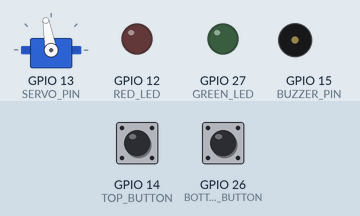
Recording of a sketch running on a simulated ESP32. On the bench: servo, output pins drawn as LEDs (lit = HIGH), buzzer (waves = sounding, pin HIGH). Inputs (shaded band) come from the test bench; at power-on: GPIO 14 (TOP_BUTTON) HIGH, GPIO 26 (BOTTOM_BUTTON) HIGH. WiFi joins after 1.5 s; servers stay silent unless stated; uploads are accepted with an empty reply; what the sketch prints to the serial monitor is not drawn.

Above: at 3.4 s.
3.5 s: GPIO 14 (TOP_BUTTON) pulled LOW for 0.15 s
At 3.63 s:
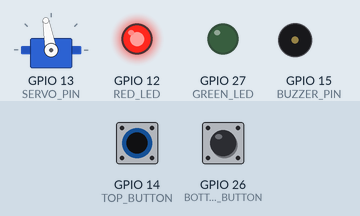
6.5 s: GPIO 26 (BOTTOM_BUTTON) pulled LOW for 1 s
9.5 s: GPIO 26 (BOTTOM_BUTTON) pulled LOW for 3.2 s
At 16.2 s:
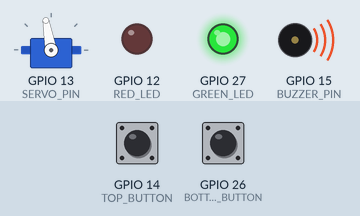
17.2 s: GPIO 14 (TOP_BUTTON) pulled LOW for 1 s
At 18.23 s:
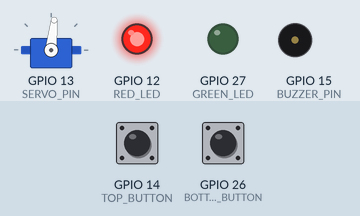
Timing chart, 0 to 21.2 s (numbered marks = the images above; inputs shaded):
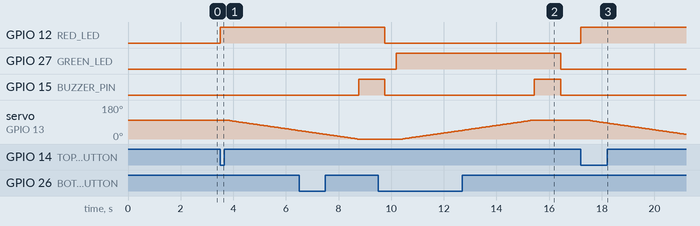

Measured:
- after the input at 3.5 s, GPIO 12 (RED_LED): LOW → HIGH at once; servo on GPIO 13 (SERVO_PIN): moves from 100° to 45° over 2.7 s, starting after 0.26 s
- after the input at 9.5 s, GPIO 27 (GREEN_LED): LOW → HIGH after 0.69 s, → LOW 6.3 s later; servo on GPIO 13 (SERVO_PIN): moves from 0° to 100° over 5.0 s, starting after 0.94 s
- after the input at 17.2 s, GPIO 12 (RED_LED): LOW → HIGH at once; servo on GPIO 13 (SERVO_PIN): moves from 100° to 25° over 3.7 s, starting after 0.26 s

The sketch:

ssdc_project_arduino_code.ino
```cpp
#include <WiFi.h>
#include <HTTPClient.h>
#include <ESP32Servo.h>

// ==================================================
// WI-FI & LOCAL DASHBOARD SERVER CONFIGURATION
// ==================================================
const char* ssid = "CIT-CAMPUS";         // Wi-Fi Name (SSID)
const char* password = "CIT@1956";       // Wi-Fi Password

// Direct Local HTTP API Endpoint on laptop (Updated to Active IP: 192.168.181.98)
const char* local_server_api = "http://192.168.181.98:3000/api/telemetry";

// ==================================================
// HARDWARE & SERVO DEFINITIONS
// ==================================================
Servo liftServo;

const int RED_LED = 12;         // UP Floor LED (GPIO 12)
const int TOP_BUTTON = 14;      // UP Push Button (GPIO 14)

const int GREEN_LED = 27;       // DOWN Floor LED (GPIO 27)
const int BOTTOM_BUTTON = 26;   // DOWN Push Button (GPIO 26)

const int SERVO_PIN = 13;       // Servo Signal (GPIO 13)
const int BUZZER_PIN = 15;      // Buzzer Signal (GPIO 15)

const int GROUND_ANGLE = 100;   // Floor 0 position (100 degrees)
const int TOP_ANGLE = 0;        // Floor 1 position (0 degrees)

const int SERVO_DELAY = 50;     // Speed delay per degree
const int BUZZER_TIME = 1000;   // Buzzer beep time (1 second)

int currentAngle = GROUND_ANGLE;
unsigned long lastHeartbeat = 0;

// Forward Declaration
void sendTelemetry(String status, String operation, float torque);

// ==================================================
// NON-BLOCKING TELEMETRY SENDER
// ==================================================
void sendTelemetry(String status, String operation, float torque) {
  if (WiFi.status() == WL_CONNECTED) {
    HTTPClient http;
    http.setTimeout(250); // 250ms timeout - zero lag
    http.begin(local_server_api);
    http.addHeader("Content-Type", "application/json");

    String jsonPayload = "{\"status\":\"" + status + "\",\"operation\":\"" + operation + "\",\"torque\":" + String(torque, 2) + "}";
    int httpResponseCode = http.POST(jsonPayload);

    if (httpResponseCode > 0) {
      Serial.println("📡 Telemetry Sent: " + jsonPayload);
    } else {
      Serial.println("⚠️ HTTP Telemetry Error: " + String(httpResponseCode));
    }
    http.end();
  }
}

// ==================================================
// SETUP
// ==================================================
void setup() {
  Serial.begin(115200);
  delay(500);

  Serial.println("\n=================================================");
  Serial.println("🚀 BOOTING CIT LIFT HARDWARE SYSTEM...");
  Serial.println("=================================================");

  // Output Pins
  pinMode(RED_LED, OUTPUT);
  pinMode(GREEN_LED, OUTPUT);
  pinMode(BUZZER_PIN, OUTPUT);

  digitalWrite(RED_LED, LOW);
  digitalWrite(GREEN_LED, LOW);
  digitalWrite(BUZZER_PIN, LOW);

  // Input Pins (Pullup)
  pinMode(TOP_BUTTON, INPUT_PULLUP);
  pinMode(BOTTOM_BUTTON, INPUT_PULLUP);

  // Servo Setup
  liftServo.setPeriodHertz(50);
  liftServo.attach(SERVO_PIN, 500, 2400);
  liftServo.write(GROUND_ANGLE);
  currentAngle = GROUND_ANGLE;

  Serial.println("✅ Servo Initialized at GROUND ANGLE (100°)");

  // Wi-Fi Connection
  Serial.print("📡 Connecting to Wi-Fi: ");
  Serial.println(ssid);
  WiFi.begin(ssid, password);

  int wifiWait = 0;
  while (WiFi.status() != WL_CONNECTED && wifiWait < 12) {
    delay(250);
    Serial.print(".");
    wifiWait++;
  }

  if (WiFi.status() == WL_CONNECTED) {
    Serial.println("\n✅ Wi-Fi Connected!");
    Serial.print("📍 ESP32 IP: ");
    Serial.println(WiFi.localIP());
    sendTelemetry("ON", "LIFT IDLE AT FLOOR 0", 0.00);
  } else {
    Serial.println("\n⚠️ Wi-Fi Connecting in background...");
  }
}

// ==================================================
// MAIN LOOP
// ==================================================
void loop() {

  // Read Push Button States
  int topBtnState = digitalRead(TOP_BUTTON);
  int bottomBtnState = digitalRead(BOTTOM_BUTTON);

  // Status monitor every 3 seconds
  unsigned long now = millis();
  if (now - lastHeartbeat > 3000) {
    lastHeartbeat = now;
    if (WiFi.status() == WL_CONNECTED) {
      sendTelemetry("ON", currentAngle == TOP_ANGLE ? "LIFT AT FLOOR 1" : "LIFT IDLE AT FLOOR 0", 0.00);
    }
  }

  // ==================================================
  // 1. UP MOVEMENT (GROUND -> TOP FLOOR)
  // ==================================================
  if (topBtnState == LOW && currentAngle > TOP_ANGLE) {
    Serial.println("\n🔘 TOP BUTTON PRESSED -> MOVING UP!");

    // Turn ON RED LED while moving UP
    digitalWrite(RED_LED, HIGH);
    digitalWrite(GREEN_LED, LOW);

    // Send Telemetry: UP Movement Started
    sendTelemetry("ON", "UP FROM FLOOR '0'", 50.85);

    // Smooth Servo Movement (100° -> 0°)
    for (int angle = currentAngle; angle >= TOP_ANGLE; angle--) {
      liftServo.write(angle);
      delay(SERVO_DELAY);
    }
    currentAngle = TOP_ANGLE;

    // Arrival Buzzer (1 Second)
    digitalWrite(BUZZER_PIN, HIGH);
    delay(BUZZER_TIME);
    digitalWrite(BUZZER_PIN, LOW);

    // Turn OFF LEDs on arrival
    digitalWrite(RED_LED, LOW);
    digitalWrite(GREEN_LED, LOW);

    // Send Telemetry: Arrived at Floor 1
    sendTelemetry("ON", "REACHED FLOOR '1'", 0.00);
    Serial.println("✅ Arrived at FLOOR 1!");
  }

  // ==================================================
  // 2. DOWN MOVEMENT (TOP -> GROUND FLOOR)
  // ==================================================
  if (bottomBtnState == LOW && currentAngle < GROUND_ANGLE) {
    Serial.println("\n🔘 BOTTOM BUTTON PRESSED -> MOVING DOWN!");

    // Turn ON GREEN LED while moving DOWN
    digitalWrite(GREEN_LED, HIGH);
    digitalWrite(RED_LED, LOW);

    // Send Telemetry: DOWN Movement Started
    sendTelemetry("ON", "DOWN FROM FLOOR '1'", -50.85);

    // Smooth Servo Movement (0° -> 100°)
    for (int angle = currentAngle; angle <= GROUND_ANGLE; angle++) {
      liftServo.write(angle);
      delay(SERVO_DELAY);
    }
    currentAngle = GROUND_ANGLE;

    // Arrival Buzzer (1 Second)
    digitalWrite(BUZZER_PIN, HIGH);
    delay(BUZZER_TIME);
    digitalWrite(BUZZER_PIN, LOW);

    // Turn OFF LEDs on arrival
    digitalWrite(GREEN_LED, LOW);
    digitalWrite(RED_LED, LOW);

    // Send Telemetry: Arrived at Floor 0
    sendTelemetry("ON", "REACHED FLOOR '0'", 0.00);
    Serial.println("✅ Arrived at FLOOR 0!");
  }

  delay(20);
}
```
